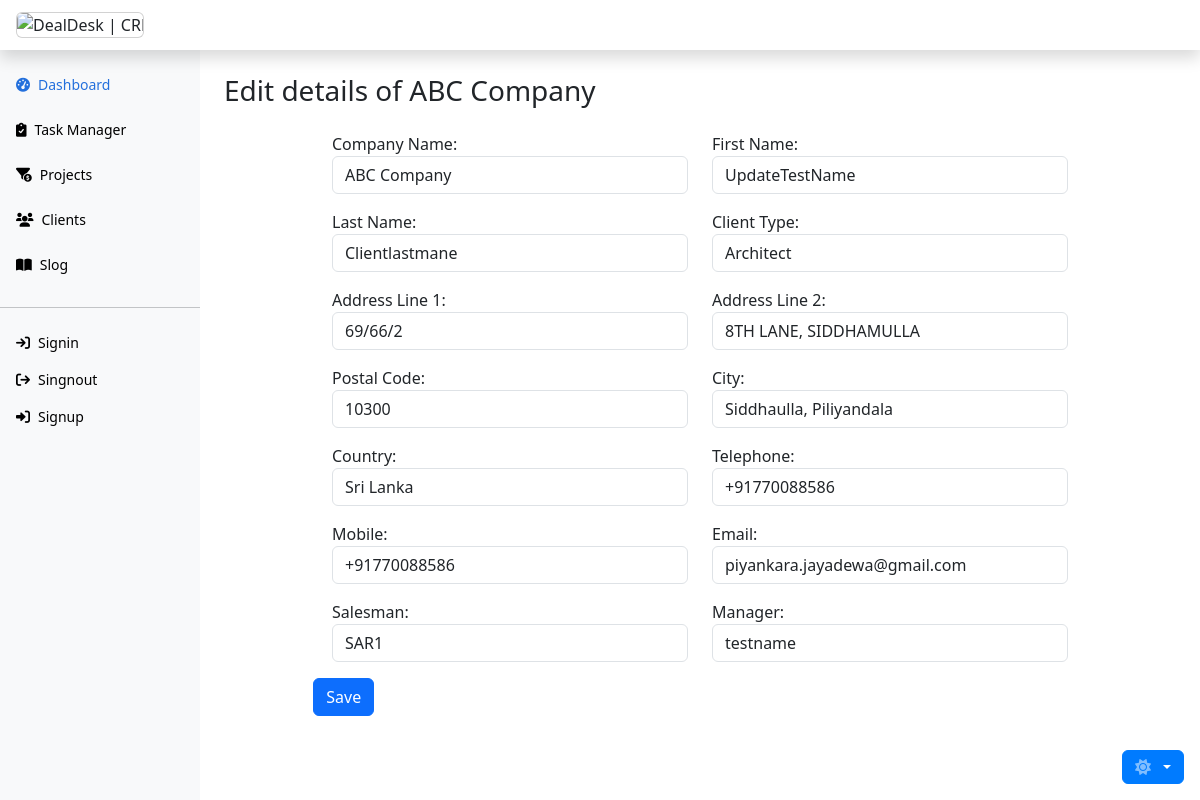
Screenshot of /client/edit/1/ with the database file from the repository.
### client/models.py (models this page shows, shortened)
class Client(models.Model):
    company_name = models.CharField(max_length=255, null=False)
    first_name = models.CharField(max_length=55, null=False)
    last_name = models.CharField(max_length=55, null=False)
    client_type = models.CharField(
        max_length=55,
        choices=CLIENT_TYPE_CHOICES,
        null=False,
        default="CLN"
    )
    address1 = models.CharField(max_length=255, null=False)
    address2 = models.CharField(max_length=255, null=False)
    postal_code = models.CharField(max_length=10)
    city = models.CharField(max_length=255, null=False)
    country = models.CharField(max_length=255)
    telephone = models.CharField(max_length=20)
    mobile = models.CharField(max_length=20, null=False)
    email = models.EmailField(null=False)
    salesman = models.ForeignKey(
        Sar,
        on_delete=models.SET(get_salesman),
        related_name='clients'
    )
    manager = models.ForeignKey(
        Manager,
        on_delete=models.SET(get_manager),
        related_name='clients'
    )
    created_on = models.DateTimeField(auto_now_add=True)
    updated_on = models.DateTimeField(auto_now=True)
    class Meta:
        verbose_name = 'Client'
        verbose_name_plural = 'Clients'
        db_table = 'Client.Client'
        ordering = ['company_name']

### client/views.py (the view, shortened to what this page needs)
# urls.py: path('edit/<int:pk>/', ClientUpdateView.as_view(), name='client_edit'),
class ClientUpdateView(UpdateView):
    model = Client
    template_name = "client/client_edit.html"
    form_class = ClientForm

### team/models.py (called while the page is built)
    def __str__(self):
        return f"{self.first_name}"

    def __str__(self):
        return f"{self.first_name}"

### client/templates/client/client_edit.html (shortened to what this page needs)
{% extends 'base.html' %}
{% load crispy_forms_tags %}
{% block content %}
  <h3 class="mt-4">Edit details of {{ client.company_name }}</h3>
  <div class="container mt-4">
    <form class="form-floating" method="post">
      <div class="row mx-2 justify-content-center">
        <div class="col-lg-5">
          {% for field in form.visible_fields %}
            {% if not forloop.counter|divisibleby:2 %}
              <div class="mb-3">
                {{ field.label_tag }}
                {{ field }}
              </div>
            {% endif %}
          {% endfor %}
        </div>
        <div class="col-lg-5">
          {% for field in form.visible_fields %}
            {% if forloop.counter|divisibleby:2 %}
              <div class="mb-3">
                {{ field.label_tag }}
                {{ field }}
              </div>
            {% endif %}
          {% endfor %}
        </div>
      </div>
      <div class="col-lg-5 offset-lg-1">
        <button type="submit" class="btn btn-primary">Save</button>
      </div>
    </form>
  </div>
{% endblock %}

### rows the page displays
Client: company_name "ABC Company", visible_fields "ABC Company" "Clientlastmane" "69/66/2" "10300" "Sri Lanka" "+91770088586" "SAR1", visible_fields "UpdateTestName" "Architect" "8TH LANE, SIDDHAMULLA" "Siddhaulla, Piliyandala" "+91770088586" "piyankara.jayadewa@gmail.com" "testname"

### other values shown
{{ field.label_tag }} "Company Name:" "Last Name:" "Address Line 1:" "Postal Code:" "Country:" "Mobile:" "Salesman:"
{{ field.label_tag }} "First Name:" "Client Type:" "Address Line 2:" "City:" "Telephone:" "Email:" "Manager:"
